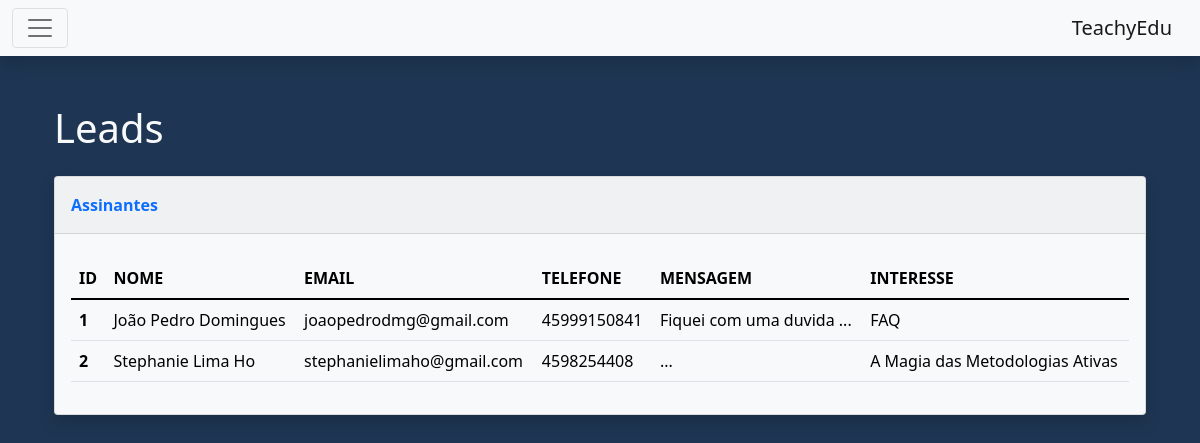
Screenshot of /app/view/dashboard/assinante/indexAssinante.php (signed in) with the database file from the repository.
### tables this page shows
CREATE TABLE `assinantes` (
  `idAssinante` int NOT NULL,
  `nomeAssinante` varchar(255) NOT NULL,
  `emailAssinante` varchar(255) NOT NULL,
  `telefoneAssinante` varchar(255) NOT NULL,
  `mensagemAssinante` text NOT NULL,
  `interesseAssinante` int DEFAULT NULL
);

CREATE TABLE `cursosMentorias` (
  `idCursoMentoria` int NOT NULL,
  `tipoCursoMentoria` int NOT NULL,
  `imagemCursoMentoria` varchar(255) NOT NULL,
  `nomeCursoMentoria` varchar(255) NOT NULL,
  `descricaoCursoMentoria` text NOT NULL,
  `videoCursoMentoria` varchar(255) NOT NULL,
  `valorCursoMentoria` float NOT NULL,
  `autorCursoMentoria` int NOT NULL
);

### app/database/Connection.php (called while the page is built)
<?php
class Connection {
    private static $connection = null;
    public static function getConnection(): PDO {
        $host = "localhost";
        $db = "teachyedu";
        $charset = "utf8";
        $db_usuario = "joao";
        $db_senha = "root";
        $dsn = "mysql:host=$host;dbname=$db;charset=$charset";
        $options = [
            PDO::ATTR_ERRMODE => PDO::ERRMODE_EXCEPTION,
            PDO::ATTR_DEFAULT_FETCH_MODE, PDO::FETCH_ASSOC
        ];
        try {
            self::$connection = new PDO($dsn, $db_usuario, $db_senha, $options);
        } catch (PDOException $e) {
            print $e->getMessage();
        }
        return self::$connection;
    }
}

### app/model/dao/AssinanteDAO.php (called while the page is built, shortened)
<?php
require __DIR__ . "/../../database/Connection.php";
class AssinanteDAO {
    private $conn;
    function __construct() {
        $this->conn = Connection::getConnection();
    }
    public function consultarAssinantesComInteresse() {
        try {
            $sql = "SELECT a.idAssinante, a.nomeAssinante, a.emailAssinante, a.telefoneAssinante, a.mensagemAssinante, c.nomeCursoMentoria
                    FROM assinantes a LEFT JOIN cursosMentorias c on c.idCursoMentoria = a.interesseAssinante";
            $statement = $this->conn->prepare($sql);
            $statement->execute();
            $result = $statement->fetchAll(PDO::FETCH_ASSOC);
            return $result;
        } catch (Exception $e) {
            print($e->getMessage());
        }
    }
}

### app/view/dashboard/assinante/indexAssinante.php (the view, shortened to what this page needs)
<?php
require_once "../../../model/dao/AssinanteDAO.php";
$dao = new AssinanteDAO();
$assinantes = $dao->consultarAssinantesComInteresse();
?>
<!DOCTYPE html>
<html lang="pt-br">
<head>
    <link rel="stylesheet" href="https://cdnjs.cloudflare.com/ajax/libs/font-awesome/4.7.0/css/font-awesome.min.css" type="text/css">
    <link href="https://cdn.jsdelivr.net/npm/bootstrap@5.1.3/dist/css/bootstrap.min.css" rel="stylesheet">
    <link rel="stylesheet" href="../../../../public/css/style.css">
    <link href="https://cdn.jsdelivr.net/npm/boxicons@latest/css/boxicons.min.css" rel="stylesheet">
</head>
<body class="bodyFundo">
<?php include("../../includes/sidebarAdmin.php"); ?>
<div>
    <div class="py-5">
        <div class="container">
            <div class="d-flex flex-column">
                <div>
                    <div class="container-fluid">
                        <h1 class="text-light mb-4">Leads</h1>
                        <div class="card text-light bg-light shadow">
                            <div class="card-header py-3">
                                <p class="text-primary m-0 fw-bold">Assinantes</p>
                            </div>
                            <div class="card-body">
                                <div class="table-responsive table mt-2" id="dataTable" role="grid" aria-describedby="dataTable_info">
                                    <table class="table my-0 text-black" id="dataTable">
                                        <thead class="text-uppercase">
                                        <tr>
                                            <th scope="col">Id</th>
                                            <th scope="col">Nome</th>
                                            <th scope="col">Email</th>
                                            <th scope="col">Telefone</th>
                                            <th scope="col">Mensagem</th>
                                            <th scope="col">Interesse</th>
                                        </tr>
                                        </thead>
                                        <tbody>
                                        <?php foreach ($assinantes as $assinante): ?>
                                            <tr class="mb-4">
                                                <th><?php echo $assinante['idAssinante'] ?></th>
                                                <td><?php echo $assinante['nomeAssinante'] ?></td>
                                                <td><?php echo $assinante['emailAssinante'] ?></td>
                                                <td><?php echo $assinante['telefoneAssinante'] ?></td>
                                                <td><?php echo substr($assinante['mensagemAssinante'], 0, 50) ?> ...</td>
                                                <td><?php echo ($assinante['nomeCursoMentoria'] == null ? 'FAQ' : $assinante['nomeCursoMentoria'] )?></td>
                                            </tr>
                                        <?php endforeach; ?>
                                    </table>
                                </div>
                            </div>
                        </div>
                    </div>
                </div>
            </div>
        </div>
    </div>
</div>
</body>
</html>

### public/css/style.css (style rules this page uses)
.bodyFundo { background-color: #1e3653!important; }

### rows the page displays
assinantes: idAssinante "1", nomeAssinante "João Pedro Domingues", emailAssinante "joaopedrodmg@gmail.com", telefoneAssinante "45999150841", mensagemAssinante "Fiquei com uma duvida", shows "FAQ"
assinantes: idAssinante "2", nomeAssinante "Stephanie Lima Ho", emailAssinante "stephanielimaho@gmail.com", telefoneAssinante "4598254408", interesseAssinante.nomeCursoMentoria "A Magia das Metodologias Ativas"
